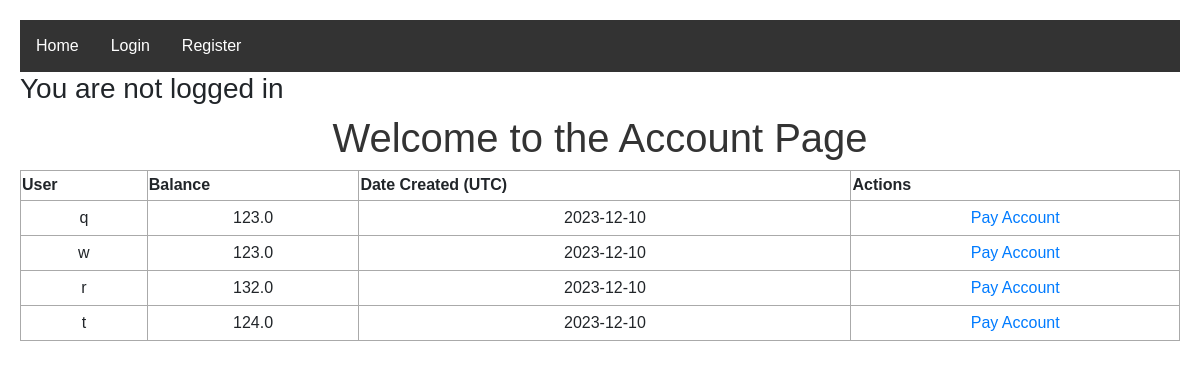
/account, run on an earlier commit of the app's database.
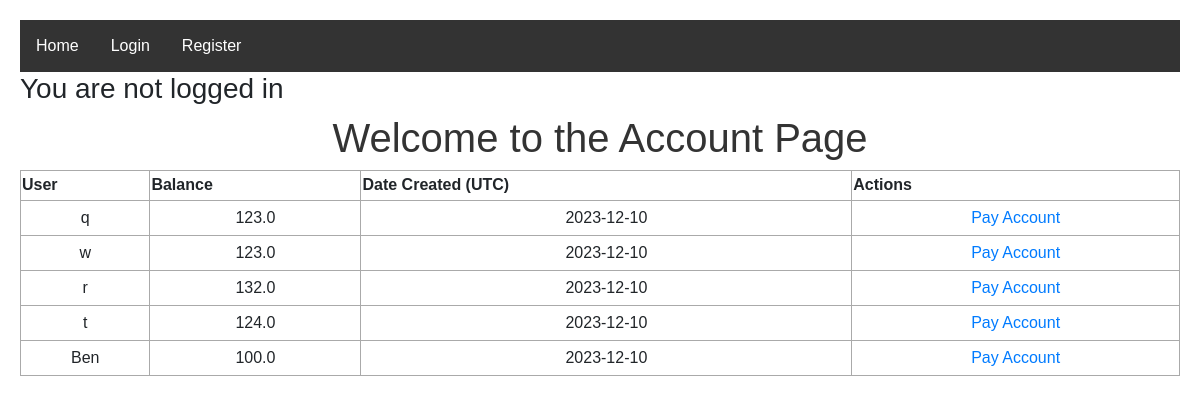
And on a later commit of the database.
### app.py (models this page shows, shortened)
class Users(UserMixin, db.Model):
    __tablename__ = 'users'
    id = db.Column(db.Integer, primary_key=True)
    username = db.Column(db.String(250), unique=True, nullable=False)
    password = db.Column(db.String(250), nullable=False)
    balance = db.Column(db.Float, nullable=False)
    date_created = db.Column(db.DateTime, default=datetime.utcnow)
    items = db.relationship('Items', secondary='user_items', backref='users')

### app.py (the view)
@app.route('/account', methods=['POST', 'GET'])
def account():
    users = Users.query.order_by(Users.date_created).all()
    return render_template('account.html', users=users)

### templates/account.html (shortened to what this page needs)
{% extends 'base.html' %}
{% block body %}
    <h1>Welcome to the Account Page</h1>
    <div>
        <table>
            <tr>
                <th>User</th>
                <th>Balance</th>
                <th>Date Created (UTC)</th>
                <th>Actions</th>
            </tr>
            {% for user in users %}
                <tr>
                    <td>{{ user.username }}</td>
                    <td>{{ user.balance }}</td>
                    <td>{{ user.date_created.date() }}</td>
                    {% if user == current_user %}
                    <td>
                        <a href="/delete/{{ user.id }}">DELETE Account</a>
                    </td>
                    {% else: %}
                    <td>
                        <a href="/pay/{{ user.id }}">Pay Account</a>
                    </td>
                    {% endif %}
                </tr>
            {% endfor %}
        </table>
    </div>
{% endblock %}

What changed in the data, as far as the page shows it:
added Users: username "Ben", balance "100.0", date_created "2023-12-10"
